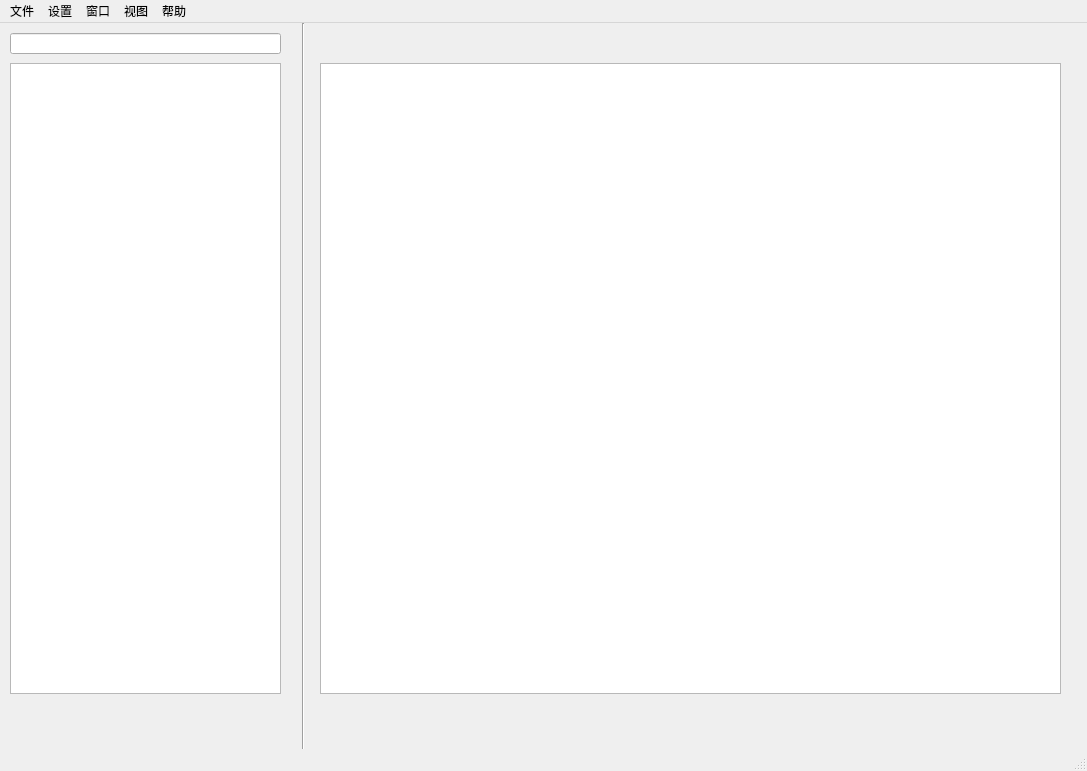
<?xml version="1.0" encoding="UTF-8"?>
<ui version="4.0">
 <class>MainWindow</class>
 <widget class="QMainWindow" name="MainWindow">
  <property name="geometry">
   <rect>
    <x>0</x>
    <y>0</y>
    <width>1087</width>
    <height>771</height>
   </rect>
  </property>
  <property name="windowTitle">
   <string>MainWindow</string>
  </property>
  <widget class="QWidget" name="centralwidget">
   <widget class="QListView" name="fileView">
    <property name="geometry">
     <rect>
      <x>10</x>
      <y>40</y>
      <width>271</width>
      <height>631</height>
     </rect>
    </property>
   </widget>
   <widget class="Line" name="V_line1">
    <property name="geometry">
     <rect>
      <x>293</x>
      <y>0</y>
      <width>20</width>
      <height>751</height>
     </rect>
    </property>
    <property name="orientation">
     <enum>Qt::Vertical</enum>
    </property>
   </widget>
   <widget class="QTextBrowser" name="mainText">
    <property name="geometry">
     <rect>
      <x>320</x>
      <y>40</y>
      <width>741</width>
      <height>631</height>
     </rect>
    </property>
   </widget>
   <widget class="QLineEdit" name="project_name">
    <property name="geometry">
     <rect>
      <x>10</x>
      <y>10</y>
      <width>271</width>
      <height>21</height>
     </rect>
    </property>
   </widget>
  </widget>
  <widget class="QMenuBar" name="menubar">
   <property name="geometry">
    <rect>
     <x>0</x>
     <y>0</y>
     <width>1087</width>
     <height>26</height>
    </rect>
   </property>
   <widget class="QMenu" name="menu">
    <property name="title">
     <string>文件</string>
    </property>
    <addaction name="action_1"/>
    <addaction name="action_2"/>
    <addaction name="separator"/>
    <addaction name="action_4"/>
    <addaction name="action_5"/>
   </widget>
   <widget class="QMenu" name="menu_2">
    <property name="title">
     <string>设置</string>
    </property>
    <addaction name="action_6"/>
    <addaction name="action_3"/>
   </widget>
   <widget class="QMenu" name="menu_3">
    <property name="title">
     <string>窗口</string>
    </property>
   </widget>
   <widget class="QMenu" name="menu_4">
    <property name="title">
     <string>视图</string>
    </property>
    <addaction name="action_7"/>
   </widget>
   <widget class="QMenu" name="menu_5">
    <property name="title">
     <string>帮助</string>
    </property>
   </widget>
   <addaction name="menu"/>
   <addaction name="menu_2"/>
   <addaction name="menu_3"/>
   <addaction name="menu_4"/>
   <addaction name="menu_5"/>
  </widget>
  <widget class="QStatusBar" name="statusbar"/>
  <action name="action_1">
   <property name="text">
    <string>新建</string>
   </property>
  </action>
  <action name="action_2">
   <property name="text">
    <string>打开</string>
   </property>
  </action>
  <action name="action_4">
   <property name="text">
    <string>保存</string>
   </property>
  </action>
  <action name="action_5">
   <property name="text">
    <string>另存为</string>
   </property>
  </action>
  <action name="action_6">
   <property name="text">
    <string>设置</string>
   </property>
  </action>
  <action name="action_3">
   <property name="text">
    <string>账户设置</string>
   </property>
  </action>
  <action name="action_7">
   <property name="text">
    <string>自动换行</string>
   </property>
  </action>
 </widget>
 <resources/>
 <connections/>
</ui>
